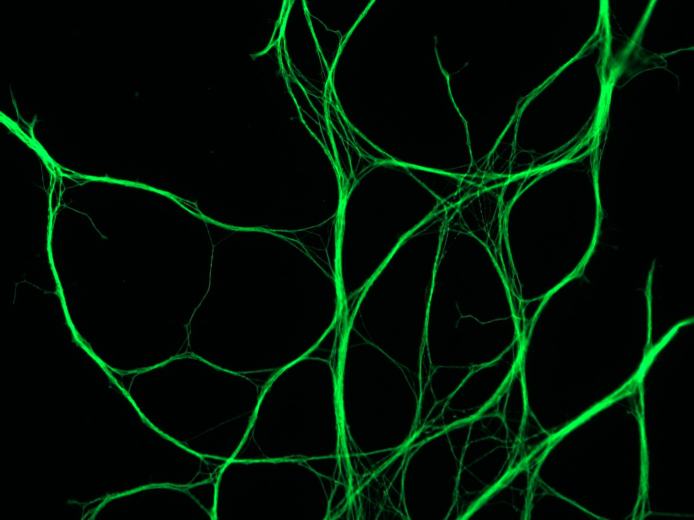
%> input picture Image Processing/Homework 7/no+degeneration.jpg, 1388 x 1040 px (shown at 1/2 size)
$ octave Homework7.m   (GNU Octave 9; MATLAB toolbox functions it lacks are replaced by stand-ins)
%> lines starting %> are read from the running program, lines starting %| are printed output that depends on the picture; in (x1, y1, x2, y2) boxes, pixels count from 0 and x2, y2 are one past the last pixel; in counts of white or black regions, pixels touching at a corner belong together; the program's own positions count from 1
%% Homework 7 - Splines
%
% Ashutosh Priyadarshy
%
% Digital Image Processing
%
% Spring 2012
%
% Input image: 'no+degeneration.jpg'
%


% Clear and close.
clear all; close all
% Read in the original image.
img = imread('no+degeneration.jpg');
%> img is the input picture: size 1040x1388x3 uint8; mean R, G, B 1, 19.6, 6
% Use the green channel only.
img = img(:,:,2);
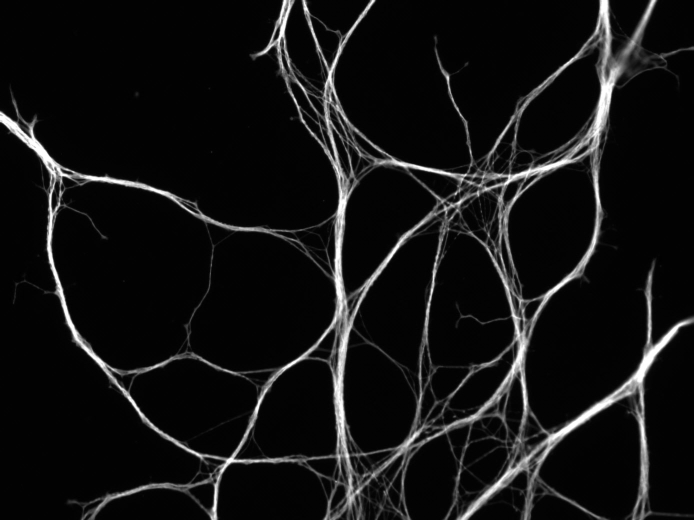
%> img: size 1040x1388 uint8 (shown at 1/2 size); min 0, max 255, mean 19.6

% Use a Laplacian of Gaussian Edge detector...let Matlab choose the
% threshold automatically.
edgemap = edge(img, 'log');
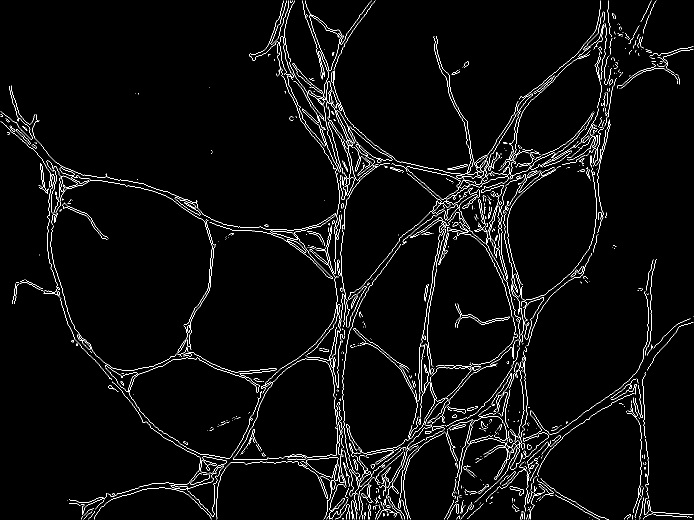
%> edgemap: size 1040x1388 logical (shown at 1/2 size); 3% white in thin lines or dots

% Show the edge map.
imagesc(edgemap); colormap gray;
title('Original Edge Map - Laplacian of a Gaussian');


% Perform a connected component analysis and remove too small contours.
cc = bwconncomp(edgemap);
%> cc = 906 connected components
stats = regionprops(cc, 'Perimeter');
%> stats = 906 regions; first 5, Perimeter: 425.7, 20.99, 598.5, 20.25, 12.84
idx = find([stats.Perimeter] > 400);
%> idx = 50 values from 1 to 833
pruned = ismember(labelmatrix(cc), idx);
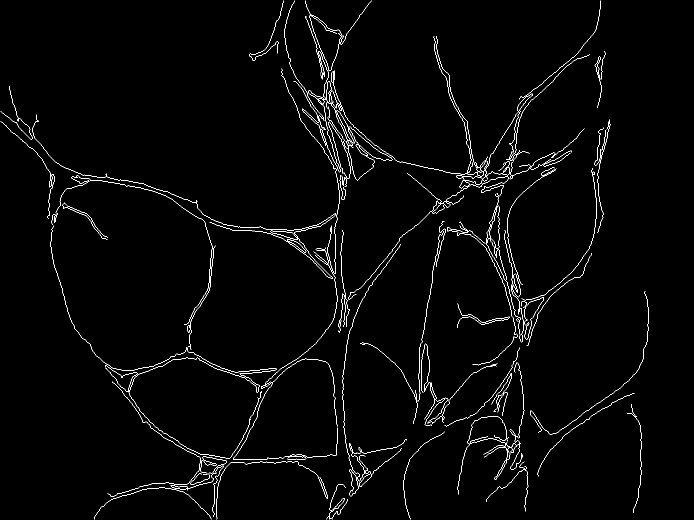
%> pruned: size 1040x1388 logical (shown at 1/2 size); 1.6% white in thin lines or dots

% Create a label matrix so we can process the contours and fit splines.
labels = bwlabel(pruned);
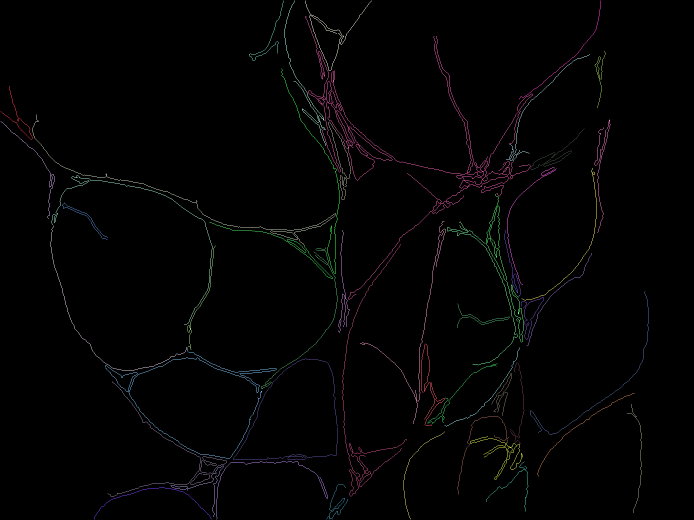
%> labels: size 1040x1388 double (shown at 1/2 size); 51 distinct labels, from 0 to 50; one colour per label, 0 black
num_labels = max(max(labels));
%> num_labels = 50

% Display the part of the edge map we are dealing with.
figure; imagesc(pruned); colormap gray;
title('Pruned Edge Map - These are the "Main" Axons');

% Display a blank image to show the spline edge map.
figure; imagesc(0*pruned); colormap gray;
title('Final Spline Map of the "Main" Axons');

% Go through every contour.
for current_label_name = 1:num_labels

    % Get the row, col values of the current label (contour).
    currentLabelOnly = labels == current_label_name;
    [I, J] = find(currentLabelOnly);

    % Find the contours in order that they would be traversed starting in the upper right corner.
    B = bwtraceboundary(currentLabelOnly, [I(1), J(1)], 'W', 8);
    boundaries = B;
    I = boundaries(:, 1); J = boundaries(:, 2);

    % The paratemerized curves' length.
    t = 1:length(I);
    % Fit a spline to these points using every N/200 points as a ctrl pt.
    xs = spline(t, J, 1:round(length(t)/200):max(t));
    ys = spline(t, I, 1:round(length(t)/200):max(t));
    % Display the spline edge map.
    hold on; plot(xs, ys, 'g');

end
%> this loop made 50 passes
%> pass 1, `currentLabelOnly = labels == current_label_name;`:
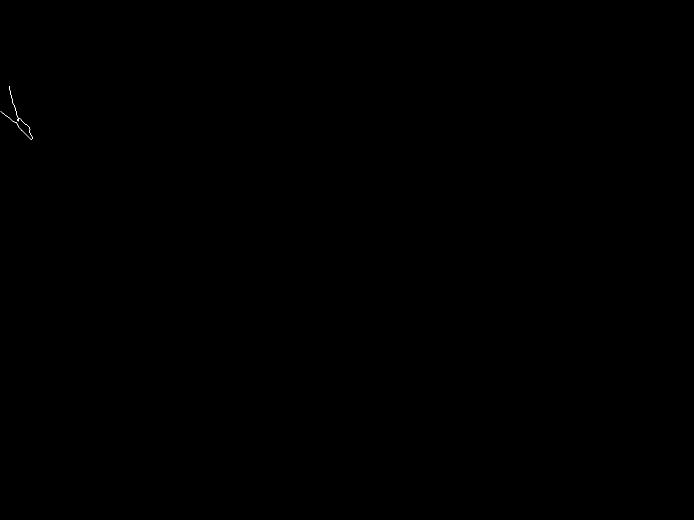
%> currentLabelOnly: size 1040x1388 logical (shown at 1/2 size); 0.01% white in thin lines or dots, all inside (x1, y1, x2, y2) = (1, 172, 65, 279)
%> pass 3, `currentLabelOnly = labels == current_label_name;`:
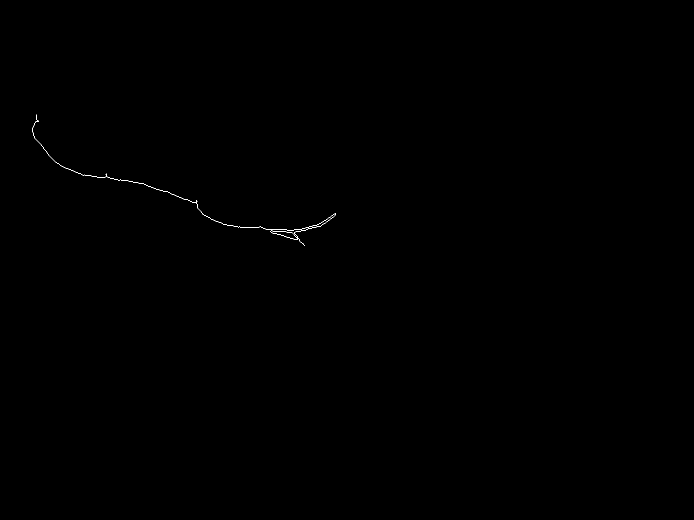
%> currentLabelOnly: size 1040x1388 logical (shown at 1/2 size); 0.06% white in thin lines or dots, all inside (x1, y1, x2, y2) = (65, 229, 672, 491)
%> after the loop:
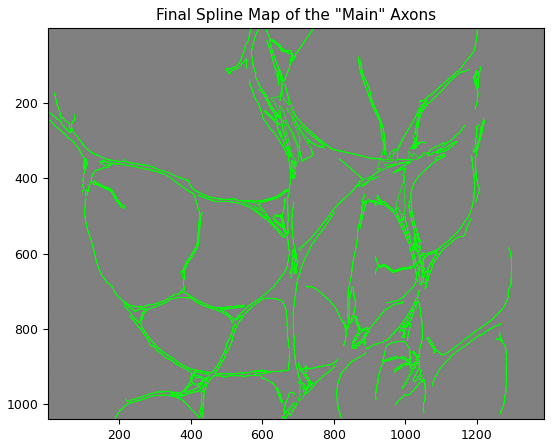
%> figure redrawn from the program's plot data
